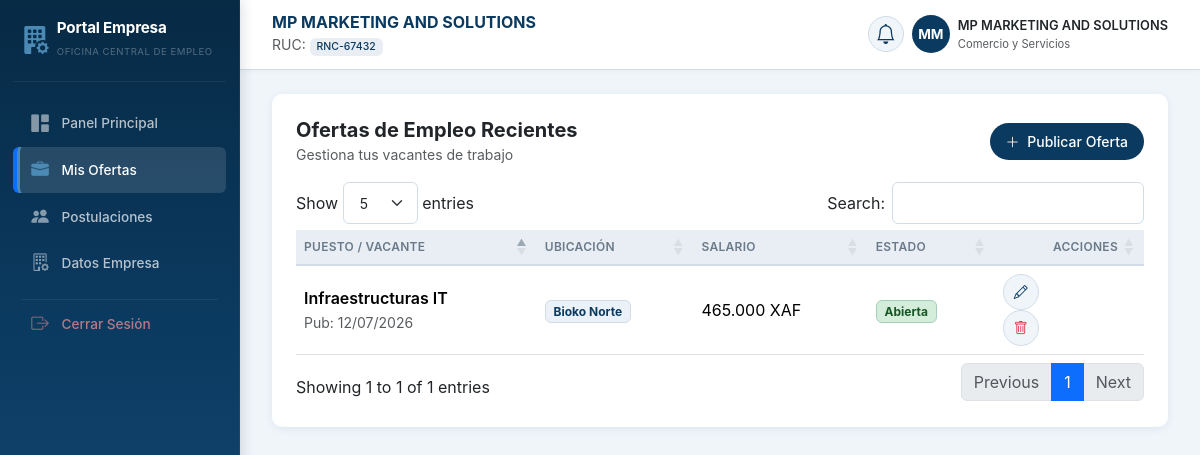
Page /empleador/ofertas_empleo.php (signed in) on the committed database.
### tables this page shows
CREATE TABLE empleadores (
    id INT AUTO_INCREMENT PRIMARY KEY,
    usuario_id INT NOT NULL,
    nombre_empresa VARCHAR(150) NOT NULL,
    rnc_ruc VARCHAR(50) UNIQUE NULL,                  
    sector_industrial VARCHAR(100) NOT NULL,          
    telefono_corporativo VARCHAR(20) NOT NULL,
    direccion VARCHAR(255) NOT NULL,
    sitio_web VARCHAR(150) NULL,
    FOREIGN KEY (usuario_id) REFERENCES usuarios(id) ON DELETE CASCADE
);

CREATE TABLE ofertas_empleo (
    id INT AUTO_INCREMENT PRIMARY KEY,
    empleador_id INT NOT NULL,                        
    titulo_puesto VARCHAR(150) NOT NULL,             
    descripcion TEXT NOT NULL,
    requisitos TEXT NOT NULL,
    provincia VARCHAR(50) NOT NULL,
    salario_ofrecido DECIMAL(10,2) NULL,              
    estado ENUM('abierta', 'cerrada') DEFAULT 'abierta',
    fecha_publicacion TIMESTAMP DEFAULT CURRENT_TIMESTAMP,
    FOREIGN KEY (empleador_id) REFERENCES empleadores(id) ON DELETE CASCADE
);

### empleador/ofertas_empleo.php (the view, shortened to what this page needs)
<?php include_once '../componentes/header_empleador.php'; ?>
<body>
    <?php include_once '../componentes/menu_empleador.php'; ?>
    <div class="row g-4">
        <?php
$empleador_id = $_SESSION['empleador_id'] ?? 0;
try {
    $stmt = $pdo->prepare("
        SELECT id, titulo_puesto, provincia, salario_ofrecido, estado, descripcion, requisitos, fecha_publicacion
        FROM ofertas_empleo
        WHERE empleador_id = :empleador_id
        ORDER BY fecha_publicacion DESC
    ");
    $stmt->execute([':empleador_id' => $empleador_id]);
    $ofertas = $stmt->fetchAll(PDO::FETCH_ASSOC);
} catch (PDOException $e) {
    $ofertas = [];
    $error_db = "Error al cargar las ofertas: " . $e->getMessage();
}
        ?>
        <div class="col-12 col-xl-12">
            <div class="custom-card p-4">
                <div class="d-flex justify-content-between align-items-center mb-3">
                    <div>
                        <h5 class="fw-bold m-0">Ofertas de Empleo Recientes</h5>
                        <small class="text-muted">Gestiona tus vacantes de trabajo</small>
                    </div>
                    <button class="btn btn-primary btn-sm rounded-pill px-3" data-bs-toggle="modal"
                        data-bs-target="#modalNuevaOferta">
                        <i class="bi bi-plus-lg me-1"></i> Publicar Oferta
                    </button>
                </div>
                <div class="table-responsive">
    <table id="tablaOfertas" class="table table-hover align-middle w-100">
        <thead class="table-light">
            <tr>
                <th>Puesto / Vacante</th>
                <th>Ubicación</th>
                <th>Salario</th>
                <th>Estado</th>
                <th class="text-end">Acciones</th>
            </tr>
        </thead>
        <tbody>
            <?php if (!empty($ofertas)): ?>
                <?php foreach ($ofertas as $oferta): ?>
                    <tr>
                        <td>
                            <div class="fw-semibold"><?= htmlspecialchars($oferta['titulo_puesto']) ?></div>
                            <small class="text-muted">
                                Pub: <?= date('d/m/Y', strtotime($oferta['fecha_publicacion'])) ?>
                            </small>
                        </td>
                        <td>
                            <span class="badge bg-light text-dark border">
                                <?= htmlspecialchars($oferta['provincia']) ?>
                            </span>
                        </td>
                        <td>
                            <?= $oferta['salario_ofrecido'] !== null
                                ? number_format($oferta['salario_ofrecido'], 0, ',', '.') . ' XAF'
                                : '<span class="text-muted italic">No especificado</span>'
                            ?>
                        </td>
                        <td>
                            <?php if ($oferta['estado'] === 'abierta'): ?>
                                <span class="badge bg-success-subtle text-success border border-success-subtle">
                                    Abierta
                                </span>
                            <?php else: ?>
                                <span class="badge bg-secondary-subtle text-secondary border">
                                    Cerrada
                                </span>
                            <?php endif; ?>
                        </td>
                        <td class="text-end">
                            <button type="button"
                                    class="btn btn-light btn-sm me-1 btn-editar-oferta"
                                    data-id="<?= $oferta['id'] ?>"
                                    data-titulo="<?= htmlspecialchars($oferta['titulo_puesto'], ENT_QUOTES, 'UTF-8') ?>"
                                    data-provincia="<?= htmlspecialchars($oferta['provincia'], ENT_QUOTES, 'UTF-8') ?>"
                                    data-salario="<?= $oferta['salario_ofrecido'] ?>"
                                    data-estado="<?= htmlspecialchars($oferta['estado'], ENT_QUOTES, 'UTF-8') ?>"
                                    data-descripcion="<?= htmlspecialchars($oferta['descripcion'], ENT_QUOTES, 'UTF-8') ?>"
                                    data-requisitos="<?= htmlspecialchars($oferta['requisitos'], ENT_QUOTES, 'UTF-8') ?>"
                                    title="Editar oferta">
                                <i class="bi bi-pencil pe-none"></i>
                            </button>
                            <button class="btn btn-light btn-sm text-danger"
                                    onclick="eliminarOferta(<?= $oferta['id'] ?>)"
                                    title="Eliminar oferta">
                                <i class="bi bi-trash pe-none"></i>
                            </button>
                        </td>
                    </tr>
                <?php endforeach; ?>
            <?php endif; ?>
        </tbody>
    </table>
</div>
            </div>
        </div>
    </div>
    </main>
    <?php include_once '../componentes/footer_empleador.php'; ?>

### componentes/menu_empleador.php (shortened to what this page needs)
<?php
$id_usuario = $_SESSION['id_usuario'];
$nombre_empresa = $_SESSION['nombre_empresa'] ?? 'Mi Empresa';
$empresa_data = null;
$iniciales = 'EM';
try {
    $stmt = $pdo->prepare("
        SELECT
            e.id,
            e.nombre_empresa,
            e.sector_industrial,
            e.rnc_ruc,
            u.numero_expediente
        FROM empleadores e
        JOIN usuarios u ON e.usuario_id = u.id
        WHERE e.usuario_id = ?
    ");
    $stmt->execute([$id_usuario]);
    $empresa_data = $stmt->fetch(PDO::FETCH_ASSOC);
    if ($empresa_data) {
        $nombre_empresa = $empresa_data['nombre_empresa'];
        $palabras = explode(' ', $nombre_empresa);
        $iniciales = '';
        foreach ($palabras as $palabra) {
            if (!empty($palabra)) {
                $iniciales .= strtoupper(substr($palabra, 0, 1));
            }
        }
        $iniciales = substr($iniciales, 0, 2);
    }
} catch (PDOException $e) {
    error_log("Error en menú empleador: " . $e->getMessage());
    $empresa_data = null;
    $notificaciones = 0;
}
$pagina_actual = basename($_SERVER['PHP_SELF']);
$expediente = $empresa_data['rnc_ruc'] ?? $empresa_data['numero_expediente'] ?? 'N/A';
?>
<div id="wrapper">
    <aside class="sidebar" id="sidebar">
        <div class="sidebar-brand d-flex align-items-center gap-2">
            <i class="bi bi-building-fill-gear fs-3"></i>
            <div>
                <h6 class="fw-bold m-0 text-white">Portal Empresa</h6>
                <small class="text-white-50">Oficina Central de Empleo</small>
            </div>
        </div>
        <ul class="sidebar-menu">
            <li>
                <a href="index.php" class="nav-link <?php echo $pagina_actual == 'index.php' ? 'active' : ''; ?>">
                    <i class="bi bi-grid-1x2-fill"></i>
                    <span>Panel Principal</span>
                </a>
            </li>
            <li>
                <a href="ofertas_empleo.php" class="nav-link <?php echo $pagina_actual == 'ofertas_empleo.php' ? 'active' : ''; ?>">
                    <i class="bi bi-briefcase-fill"></i>
                    <span>Mis Ofertas</span>
                </a>
            </li>
            <li>
                <a href="candidatos.php" class="nav-link <?php echo $pagina_actual == 'candidatos.php' ? 'active' : ''; ?>">
                    <i class="bi bi-people-fill"></i>
                    <span>Postulaciones </span>
                </a>
            </li>
            <li>
                <a href="datos_empresas.php" class="nav-link <?php echo $pagina_actual == 'datos_empresas.php' ? 'active' : ''; ?>">
                    <i class="bi bi-building-gear"></i>
                    <span>Datos Empresa</span>
                </a>
            </li>
            <li class="sidebar-divider"></li>
            <li>
                <a href="../php/cerrar_sesionE.php" class="nav-link text-danger">
                    <i class="bi bi-box-arrow-right"></i>
                    <span>Cerrar Sesión</span>
                </a>
            </li>
        </ul>
    </aside>
    <main class="main-content">
        <header class="top-navbar d-flex justify-content-between align-items-center">
            <div class="d-flex align-items-center gap-3">
                <div>
                    <h5 class="fw-bold m-0"><?php echo htmlspecialchars($nombre_empresa); ?></h5>
                    <small class="text-muted">
                        RUC: <span class="badge"><?php echo htmlspecialchars($expediente); ?></span>
                    </small>
                </div>
            </div>
            <div class="d-flex align-items-center gap-2">
                <div class="dropdown">
                    <button class="btn btn-light rounded-circle position-relative p-2" type="button"
                        data-bs-toggle="dropdown" aria-expanded="false">
                        <i class="bi bi-bell fs-5"></i>
                    </button>
                </div>
                <div class="d-flex align-items-center gap-2">
                    <div class="avatar-company"><?php echo htmlspecialchars($iniciales); ?></div>
                    <div class="d-none d-md-block">
                        <p class="mb-0 fw-semibold fs-7"><?php echo htmlspecialchars($nombre_empresa); ?></p>
                        <small class="text-muted d-block" style="font-size: 0.7rem;">
                            <?php echo htmlspecialchars($empresa_data['sector_industrial'] ?? 'Empresa'); ?>
                        </small>
                    </div>
                </div>
            </div>
        </header>
        <div class="page-content">

### componentes/header_empleador.php (style rules this page uses)
:root { --sidebar-width: 260px; --primary-color: #0d6efd; --bg-body: #f4f6f9; --card-shadow: 0 0.125rem 0.25rem rgba(0, 0, 0, 0.075); --transition-speed: 0.3s; }
body { font-family: 'Plus Jakarta Sans', sans-serif; background-color: var(--bg-body); overflow-x: hidden; }
.sidebar { width: var(--sidebar-width); height: 100vh; position: fixed; top: 0; left: 0; background-color: #111827; color: #fff; z-index: 1000; transition: all var(--transition-speed); }
.sidebar-brand { padding: 1.5rem 1.25rem; border-bottom: 1px solid rgba(255, 255, 255, 0.1); }
.sidebar-menu { padding: 1rem 0; list-style: none; margin: 0; }
.sidebar-menu .nav-link { color: #9ca3af; padding: 0.8rem 1.5rem; display: flex; align-items: center; gap: 12px; font-weight: 500; border-left: 4px solid transparent; transition: all 0.2s ease; }
.sidebar-menu .nav-link:hover, .sidebar-menu .nav-link.active { color: #ffffff; background-color: rgba(255, 255, 255, 0.05); border-left-color: var(--primary-color); }
.main-content { margin-left: var(--sidebar-width); padding: 2rem; transition: all var(--transition-speed); }
.top-navbar { background-color: #ffffff; border-radius: 12px; padding: 0.8rem 1.5rem; margin-bottom: 2rem; box-shadow: var(--card-shadow); }
.custom-card { border: none; border-radius: 14px; box-shadow: var(--card-shadow); background-color: #ffffff; }
.table th { font-size: 0.8rem; text-transform: uppercase; letter-spacing: 0.5px; color: #6b7280; font-weight: 600; border-bottom-width: 1px; }
.avatar-company { width: 40px; height: 40px; background-color: #e0e7ff; color: #4f46e5; font-weight: 700; border-radius: 50%; display: flex; align-items: center; justify-content: center; }

### empleador/ofertas_empleo.php (style rules this page uses)
:root { --gov-blue: #0B3A60; --gov-blue-light: #1A4F7A; --gov-blue-soft: #E8EEF3; --gov-blue-bg: #F0F5FA; --gov-green: #1E7E34; --gov-green-light: #2E9B4A; --gov-gold: #C9A84C; --gov-gold-light: #E8D5A3; --gov-dark: #0A192F; --gov-bg: #F0F5FA; --gov-border: #D0DDE8; --gov-radius: 12px; --gov-radius-sm: 8px; --gov-shadow: rgba(11, 58, 96, 0.08); }
body { background: var(--gov-bg); font-family: 'Inter', system-ui, -apple-system, sans-serif; }
.custom-card { background: #ffffff; border: none; border-radius: var(--gov-radius); padding: 1.5rem; box-shadow: 0 2px 8px var(--gov-shadow); transition: all 0.3s ease; height: 100%; }
.btn-primary { background: var(--gov-blue); border: none; border-radius: var(--gov-radius-sm); padding: 0.5rem 1.2rem; font-weight: 500; transition: all 0.3s; }
.btn-light { background: var(--gov-blue-bg); border: 1px solid var(--gov-border); color: var(--gov-blue); border-radius: var(--gov-radius-sm); padding: 0.25rem 0.6rem; transition: all 0.2s; }
.btn-light.text-danger { color: #dc3545; }
.badge.bg-success-subtle { background: #d4edda !important; color: #155724 !important; }
.badge.bg-light.text-dark.border { background: var(--gov-blue-bg) !important; border-color: var(--gov-border) !important; color: var(--gov-blue) !important; }
.table th { font-weight: 600; font-size: 0.75rem; text-transform: uppercase; letter-spacing: 0.3px; color: #6b7a8a; border-bottom: 2px solid var(--gov-border); background: var(--gov-blue-soft); }
.table td { vertical-align: middle; }
.rounded-pill { border-radius: 50px !important; }

### rows in the picture
empleadores: nombre_empresa "MP MARKETING AND SOLUTIONS", rnc_ruc "RNC-67432", sector_industrial "Comercio y Servicios"
ofertas_empleo: titulo_puesto "Infraestructuras IT", fecha_publicacion "12/07/2026", provincia "Bioko Norte", salario_ofrecido "465.000", estado "Abierta"

### other values in the picture
$iniciales "MM"
